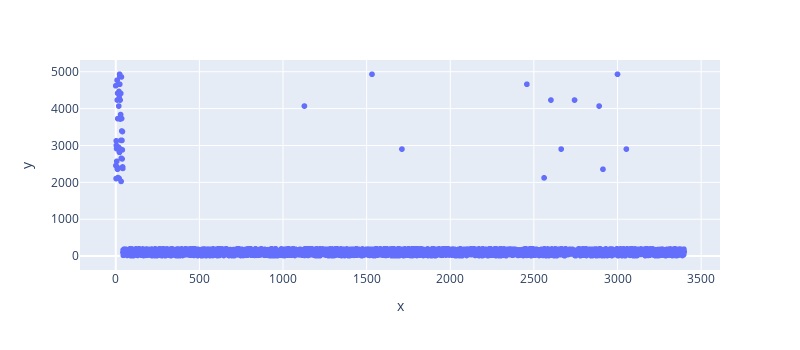

Source (notebook cell):
### Code cell
data_amount = data['Purchase Amount (USD)']
fig = px.scatter(y=data_amount, width=800, height=350)
fig.write_image('data_amount.png')
fig.show()

### Figure 1 — Plotly figure (JSON) as saved in the notebook; plotly's stock layout.template omitted (floating-point values rounded to 4 significant figures; data arrays with more than 128 entries replaced by an {"elided": "..."} marker saying what was removed)
{"data": [{"hovertemplate": "x=%{x}<br>y=%{y}<extra></extra>", "legendgroup": "", "marker": {"color": "#636efa", "symbol": "circle"}, "mode": "markers", "name": "", "showlegend": false, "type": "scattergl", "x": {"elided": "3400 int values"}, "xaxis": "x", "y": {"elided": "3400 int values"}, "yaxis": "y"}], "layout": {"height": 350, "legend": {"tracegroupgap": 0}, "margin": {"t": 60}, "width": 800, "xaxis": {"anchor": "y", "autorange": true, "domain": [0, 1], "range": [-213.7, 3613.0], "title": {"text": "x"}, "type": "linear"}, "yaxis": {"anchor": "x", "autorange": true, "domain": [0, 1], "range": [-376.4, 5318.0], "title": {"text": "y"}, "type": "linear"}}}
